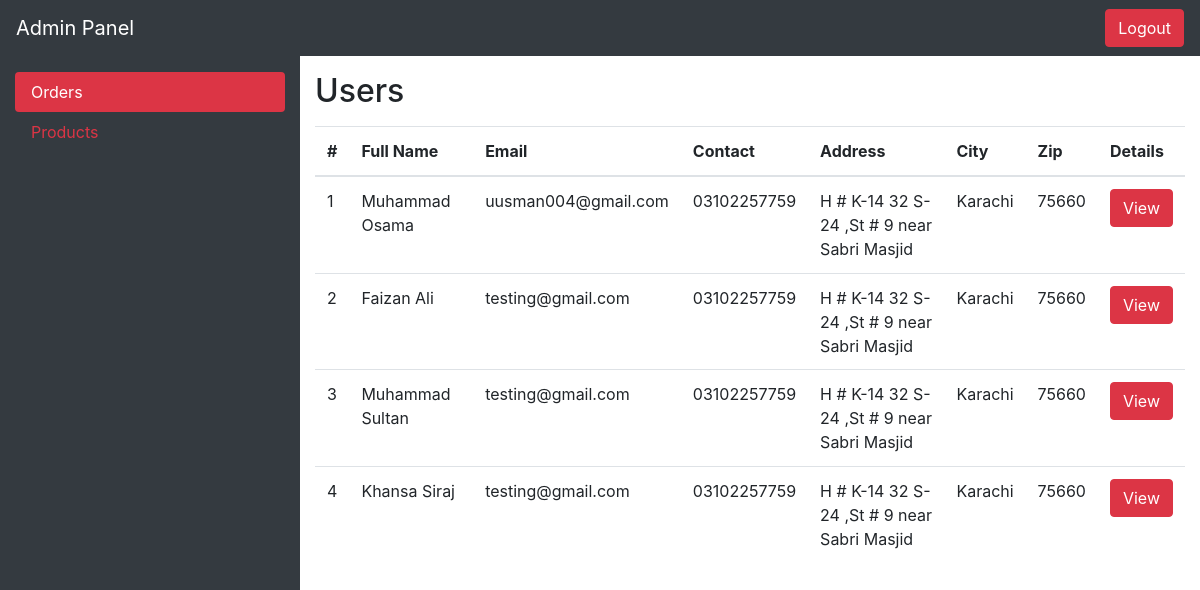
The page /admin.php (signed in) on the database its author committed.
### tables this page shows
CREATE TABLE `checkout_address` (
  `id` int(5) NOT NULL,
  `firstname` varchar(50) NOT NULL,
  `lastname` varchar(50) NOT NULL,
  `email` varchar(50) NOT NULL,
  `contact` varchar(15) NOT NULL,
  `address` varchar(1000) NOT NULL,
  `city` varchar(50) NOT NULL,
  `zip` varchar(10) NOT NULL
);

### admin.php (the view, shortened to what this page needs)
<?php
$link=mysqli_connect("localhost","root","");
mysqli_select_db($link,"maniexpress");
?>
<!doctype html>
<html lang="en">
<head>
    <link rel="stylesheet" href="https://stackpath.bootstrapcdn.com/bootstrap/4.5.0/css/bootstrap.min.css">
    <link href="https://stackpath.bootstrapcdn.com/font-awesome/4.7.0/css/font-awesome.min.css" rel="stylesheet">
</head>
<body>
    <nav class="navbar navbar-expand-lg navbar-dark bg-dark">
        <a class="navbar-brand mr-auto" href="#">Admin Panel</a>
        <button type="button" class="btn btn-danger" data-toggle="modal" data-target="#logout">
            Logout
        </button>
    </nav>
    <div class="container-fluid">
        <div class="row">
            <div class="col-md-3 bg-dark" style="height: 90vh">
                <div class="nav flex-column nav-pills pt-3" id="v-pills-tab" role="tablist" aria-orientation="vertical">
                    <a class="nav-link active" id="v-pills-home-tab" data-toggle="pill" href="#v-pills-home" role="tab" aria-controls="v-pills-home" aria-selected="true">Orders</a>
                    <a class="nav-link" id="v-pills-messages-tab" data-toggle="pill" href="#v-pills-messages" role="tab" aria-controls="v-pills-messages" aria-selected="false">Products</a>
                </div>
            </div>
            <div class="col-md-9">
                <div class="tab-content" id="v-pills-tabContent">
                    <div class="tab-pane fade show active" id="v-pills-home" role="tabpanel" aria-labelledby="v-pills-home-tab">
                        <h2 class="my-3">Users</h2>
                        <div class="table-responsive" style="height:78vh">
                            <table class="table table-hover overflow-auto">
                                <thead>
                                    <tr>
                                        <th scope="col">#</th>
                                        <th scope="col">Full Name</th>
                                        <th scope="col">Email</th>
                                        <th scope="col">Contact</th>
                                        <th scope="col">Address</th>
                                        <th scope="col">City</th>
                                        <th scope="col">Zip</th>
                                        <th scope="col">
                                            Details
                                        </th>
                                    </tr>
                                </thead>
                                <?php
                                $res=mysqli_query($link,"select * from checkout_address order by id asc");
                                while ($row=mysqli_fetch_array($res)) {
                                    echo "<tr>";
                                    echo "<td>";    echo $row[0];  echo "</td>";
                                    echo "<td>";    echo $row[1]; echo " "; echo$row[2]; echo "</td>";
                                    echo "<td>";    echo $row[3]; echo "</td>";
                                    echo "<td>";    echo $row[4]; echo "</td>";
                                    echo "<td>";    echo $row[5]; echo "</td>";
                                    echo "<td>";    echo $row[6]; echo "</td>";
                                    echo "<td>";    echo $row[7]; echo "</td>";
                                    echo "<td>";
                                    ?>
                                    <a href="invoice.php?id=<?php echo $row["id"]?>" target="_blank" type="button" class="btn btn-danger">
                                        View
                                    </a>
                                    <?php echo "</td>";
                                    echo "<tr>";
                                }
                                ?>
                            </table>
                        </div>
                    </div>
</div>
</div>
</div>
</div>
</body>
</html>

### admin.php (style rules this page uses)
.nav-pills .nav-link.active, .nav-pills .show>.nav-link { color: #fff; background-color: #dc3545; }
a { color: #dc3545; text-decoration: none; background-color: transparent; }

### rows shown on the page
checkout_address: id "1", firstname "Muhammad", lastname "Osama", email "uusman004@gmail.com", contact "03102257759", address "H # K-14 32 S-24 ,St # 9 near Sabri Masjid", city "Karachi", zip "75660"
checkout_address: id "2", firstname "Faizan", lastname "Ali", email "testing@gmail.com", contact "03102257759", address "H # K-14 32 S-24 ,St # 9 near Sabri Masjid", city "Karachi", zip "75660"
checkout_address: id "3", firstname "Muhammad", lastname "Sultan", email "testing@gmail.com", contact "03102257759", address "H # K-14 32 S-24 ,St # 9 near Sabri Masjid", city "Karachi", zip "75660"
checkout_address: id "4", firstname "Khansa", lastname "Siraj", email "testing@gmail.com", contact "03102257759", address "H # K-14 32 S-24 ,St # 9 near Sabri Masjid", city "Karachi", zip "75660"
